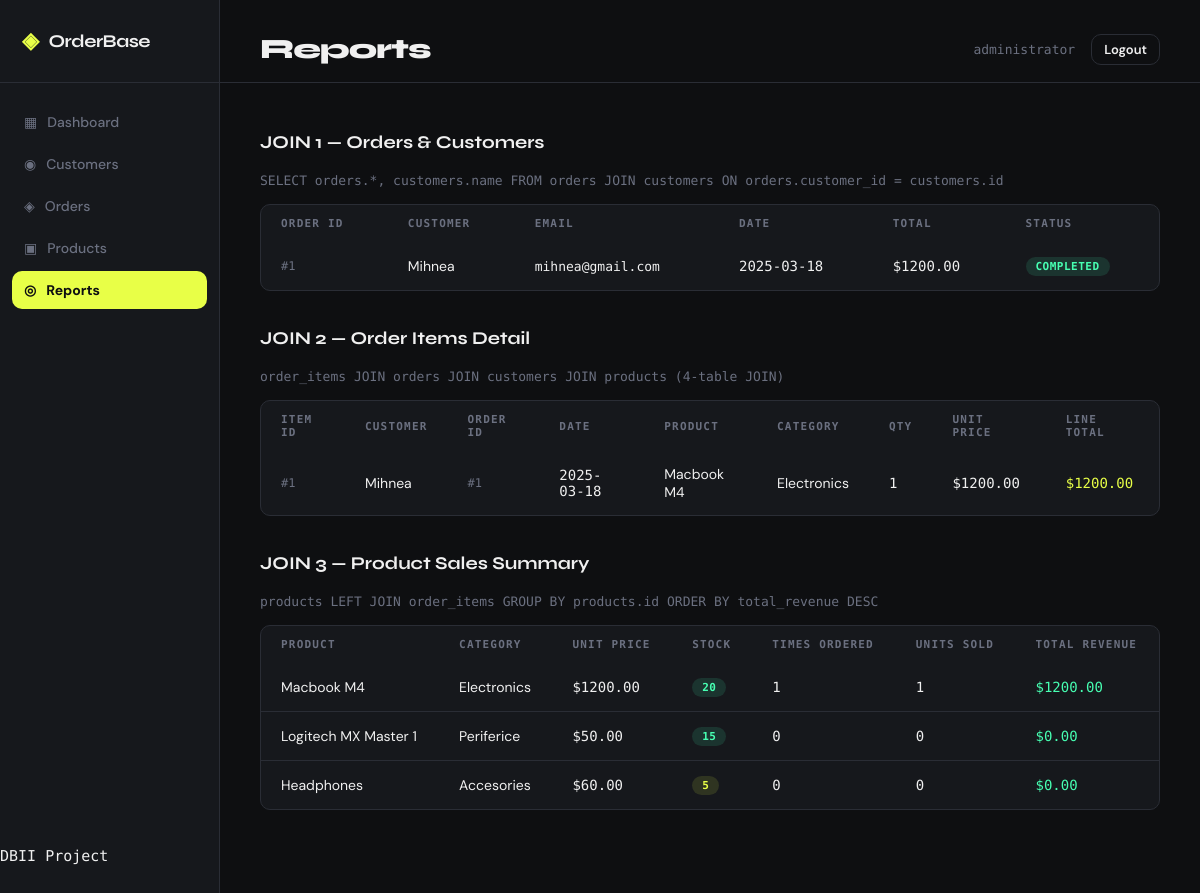
Screenshot of /reports (signed in) with the database file from the repository.
### models.py (models this page shows)
class User(db.Model, UserMixin):
    __tablename__ = 'users'
    id       = db.Column(db.Integer, primary_key=True)
    username = db.Column(db.String(80), unique=True, nullable=False)
    email    = db.Column(db.String(120), unique=True, nullable=False)
    password = db.Column(db.String(200), nullable=False)
    role     = db.Column(db.String(20), default='user')
    def is_admin(self):
        return self.role == 'admin'

class Order(db.Model):
    __tablename__ = 'orders'
    id          = db.Column(db.Integer, primary_key=True)
    customer_id = db.Column(db.Integer, db.ForeignKey('customers.id'), nullable=False)
    date        = db.Column(db.Date, nullable=False)
    total_price = db.Column(db.Float, nullable=False)
    status      = db.Column(db.String(50), default='pending')
    items       = db.relationship('OrderItem', backref='order', lazy=True, cascade='all, delete-orphan')

class Customer(db.Model):
    __tablename__ = 'customers'
    id    = db.Column(db.Integer, primary_key=True)
    name  = db.Column(db.String(100), nullable=False)
    email = db.Column(db.String(120), unique=True, nullable=False)
    phone = db.Column(db.String(20))
    orders = db.relationship('Order', backref='customer', lazy=True, cascade='all, delete-orphan')

class OrderItem(db.Model):
    __tablename__ = 'order_items'
    id         = db.Column(db.Integer, primary_key=True)
    order_id   = db.Column(db.Integer, db.ForeignKey('orders.id'), nullable=False)
    product_id = db.Column(db.Integer, db.ForeignKey('products.id'), nullable=False)
    quantity   = db.Column(db.Integer, nullable=False, default=1)
    unit_price = db.Column(db.Float, nullable=False)

class Product(db.Model):
    __tablename__ = 'products'
    id       = db.Column(db.Integer, primary_key=True)
    name     = db.Column(db.String(100), nullable=False)
    price    = db.Column(db.Float, nullable=False)
    stock    = db.Column(db.Integer, default=0)
    category = db.Column(db.String(50))
    order_items = db.relationship('OrderItem', backref='product', lazy=True)

### app.py (the view)
@app.route('/reports')
@login_required
@admin_required
def reports():
    orders_with_customers = db.session.execute(db.text('''
        SELECT
            orders.id          AS order_id,
            customers.name     AS customer_name,
            customers.email    AS customer_email,
            orders.date        AS order_date,
            orders.total_price AS total_price,
            orders.status      AS status
        FROM orders
        JOIN customers ON orders.customer_id = customers.id
        ORDER BY orders.id DESC
    ''')).fetchall()
    order_items_detail = db.session.execute(db.text('''
        SELECT
            order_items.id         AS item_id,
            customers.name         AS customer_name,
            orders.id              AS order_id,
            orders.date            AS order_date,
            products.name          AS product_name,
            products.category      AS category,
            order_items.quantity   AS quantity,
            order_items.unit_price AS unit_price,
            (order_items.quantity * order_items.unit_price) AS line_total
        FROM order_items
        JOIN orders    ON order_items.order_id   = orders.id
        JOIN customers ON orders.customer_id     = customers.id
        JOIN products  ON order_items.product_id = products.id
        ORDER BY orders.id DESC
    ''')).fetchall()
    product_sales = db.session.execute(db.text('''
        SELECT
            products.name                                          AS product_name,
            products.category                                      AS category,
            products.price                                         AS unit_price,
            products.stock                                         AS stock,
            COUNT(order_items.id)                                  AS times_ordered,
            COALESCE(SUM(order_items.quantity), 0)                 AS total_units_sold,
            COALESCE(SUM(order_items.quantity * order_items.unit_price), 0) AS total_revenue
        FROM products
        LEFT JOIN order_items ON order_items.product_id = products.id
        GROUP BY products.id
        ORDER BY total_revenue DESC
    ''')).fetchall()
    return render_template('reports.html',
                           orders_with_customers=orders_with_customers,
                           order_items_detail=order_items_detail,
                           product_sales=product_sales)

### app.py (called while the page is built)
@login_manager.user_loader
def load_user(user_id):
    return User.query.get(int(user_id))

def admin_required(f):
    @wraps(f)
    def decorated_function(*args, **kwargs):
        if not current_user.is_authenticated or not current_user.is_admin():
            flash('You need admin privileges to access this page.', 'error')
            return redirect(url_for('index'))
        return f(*args, **kwargs)
    return decorated_function

### templates/reports.html
{% extends 'base.html' %} {% block title %}Reports — OrderBase{% endblock %} {%
block page_title %}Reports{% endblock %} {% block content %}
<div class="section-header">
  <span class="section-title">JOIN 1 — Orders & Customers</span>
</div>
<p
  style="
    color: var(--muted);
    margin-bottom: 16px;
    font-size: 13px;
    font-family: var(--font-mono);
  ">
  SELECT orders.*, customers.name FROM orders JOIN customers ON
  orders.customer_id = customers.id
</p>
<div class="table-card" style="margin-bottom: 36px">
  <table>
    <thead>
      <tr>
        <th>Order ID</th>
        <th>Customer</th>
        <th>Email</th>
        <th>Date</th>
        <th>Total</th>
        <th>Status</th>
      </tr>
    </thead>
    <tbody>
      {% for row in orders_with_customers %}
      <tr>
        <td class="customer-id">#{{ row.order_id }}</td>
        <td>{{ row.customer_name }}</td>
        <td class="mono" style="font-size: 13px">{{ row.customer_email }}</td>
        <td class="mono">{{ row.order_date }}</td>
        <td class="price">${{ "%.2f"|format(row.total_price) }}</td>
        <td>
          <span class="badge badge-{{ row.status }}">{{ row.status }}</span>
        </td>
      </tr>
      {% else %}
      <tr class="empty-row">
        <td colspan="6">No data yet — add customers and orders first.</td>
      </tr>
      {% endfor %}
    </tbody>
  </table>
</div>
<div class="section-header">
  <span class="section-title">JOIN 2 — Order Items Detail</span>
</div>
<p
  style="
    color: var(--muted);
    margin-bottom: 16px;
    font-size: 13px;
    font-family: var(--font-mono);
  ">
  order_items JOIN orders JOIN customers JOIN products (4-table JOIN)
</p>
<div class="table-card" style="margin-bottom: 36px">
  <table>
    <thead>
      <tr>
        <th>Item ID</th>
        <th>Customer</th>
        <th>Order ID</th>
        <th>Date</th>
        <th>Product</th>
        <th>Category</th>
        <th>Qty</th>
        <th>Unit Price</th>
        <th>Line Total</th>
      </tr>
    </thead>
    <tbody>
      {% for row in order_items_detail %}
      <tr>
        <td class="customer-id">#{{ row.item_id }}</td>
        <td>{{ row.customer_name }}</td>
        <td class="customer-id">#{{ row.order_id }}</td>
        <td class="mono">{{ row.order_date }}</td>
        <td>{{ row.product_name }}</td>
        <td>{{ row.category or '—' }}</td>
        <td class="mono">{{ row.quantity }}</td>
        <td class="price">${{ "%.2f"|format(row.unit_price) }}</td>
        <td class="price" style="color: var(--accent)">
          ${{ "%.2f"|format(row.line_total) }}
        </td>
      </tr>
      {% else %}
      <tr class="empty-row">
        <td colspan="9">
          No order items yet — add orders with products first.
        </td>
      </tr>
      {% endfor %}
    </tbody>
  </table>
</div>
<div class="section-header">
  <span class="section-title">JOIN 3 — Product Sales Summary</span>
</div>
<p
  style="
    color: var(--muted);
    margin-bottom: 16px;
    font-size: 13px;
    font-family: var(--font-mono);
  ">
  products LEFT JOIN order_items GROUP BY products.id ORDER BY total_revenue
  DESC
</p>
<div class="table-card" style="margin-bottom: 36px">
  <table>
    <thead>
      <tr>
        <th>Product</th>
        <th>Category</th>
        <th>Unit Price</th>
        <th>Stock</th>
        <th>Times Ordered</th>
        <th>Units Sold</th>
        <th>Total Revenue</th>
      </tr>
    </thead>
    <tbody>
      {% for row in product_sales %}
      <tr>
        <td>{{ row.product_name }}</td>
        <td>{{ row.category or '—' }}</td>
        <td class="price">${{ "%.2f"|format(row.unit_price) }}</td>
        <td>
          <span
            class="badge {% if row.stock == 0 %}badge-cancelled {% elif row.stock < 10 %}badge-pending {% else %}badge-completed{% endif %}">
            {{ row.stock }}
          </span>
        </td>
        <td class="mono">{{ row.times_ordered }}</td>
        <td class="mono">{{ row.total_units_sold }}</td>
        <td class="price" style="color: var(--success)">
          ${{ "%.2f"|format(row.total_revenue) }}
        </td>
      </tr>
      {% else %}
      <tr class="empty-row">
        <td colspan="7">No products yet.</td>
      </tr>
      {% endfor %}
    </tbody>
  </table>
</div>
{% endblock %}

### templates/base.html (shortened to what this page needs)
<!doctype html>
<html lang="en">
  <head>
    <link
      rel="stylesheet"
      href="{{ url_for('static', filename='style.css') }}" />
  </head>
  <body>
    <div class="layout">
      <aside class="sidebar">
        <div class="brand">
          <span class="brand-icon">◈</span>
          <span class="brand-name">OrderBase</span>
        </div>
        <nav class="nav">
          <a
            href="{{ url_for('index') }}"
            class="nav-item {% if request.endpoint == 'index' %}active{% endif %}">
            <span class="nav-icon">▦</span> Dashboard
          </a>
          <a
            href="{{ url_for('customers') }}"
            class="nav-item {% if 'customer' in request.endpoint %}active{% endif %}">
            <span class="nav-icon">◉</span> Customers
          </a>
          <a
            href="{{ url_for('orders') }}"
            class="nav-item {% if request.endpoint in ['orders', 'new_order', 'edit_order', 'delete_order'] %}active{% endif %}">
            <span class="nav-icon">◈</span> Orders
          </a>
          {% if current_user.is_authenticated and current_user.is_admin() %}
          <a
            href="{{ url_for('products') }}"
            class="nav-item {% if 'product' in request.endpoint %}active{% endif %}">
            <span class="nav-icon">▣</span> Products
          </a>
          <a
            href="{{ url_for('reports') }}"
            class="nav-item {% if request.endpoint == 'reports' %}active{% endif %}">
            <span class="nav-icon">◎</span> Reports
          </a>
          {% endif %}
        </nav>
        <div class="sidebar-footer">
          <span class="mono">DBII Project</span>
        </div>
      </aside>
      <main class="main">
        <div class="topbar">
          <h1 class="page-title">
            {% block page_title %}Dashboard{% endblock %}
          </h1>
          <div class="topbar-user">
            {% if current_user.is_authenticated %}
            <span class="user-email">{{ current_user.username }}</span>
            <form
              method="POST"
              action="{{ url_for('logout') }}"
              style="display: inline">
              <button type="submit" class="btn btn-ghost btn-small">
                Logout
              </button>
            </form>
            {% else %}
            <a href="{{ url_for('login') }}" class="btn btn-ghost btn-small"
              >Login</a
            >
            {% endif %}
          </div>
        </div>
        <div class="content">{% block content %}{% endblock %}</div>
      </main>
    </div>
  </body>
</html>

### static/style.css (style rules this page uses)
*, *::before, *::after { box-sizing: border-box; margin: 0; padding: 0; }
:root { --bg: #0e0f11; --surface: #16181c; --surface2: #1e2128; --border: #2a2d35; --accent: #e8ff47; --accent2: #47c8ff; --danger: #ff4d6d; --success: #47ffb2; --info: #47c8ff; --text: #f0f0f0; --muted: #6b7080; --sidebar-w: 220px; --radius: 10px; --font-head: "Syne", sans-serif; --font-body: "DM Sans", sans-serif; --font-mono: "DM Mono", monospace; }
body { background: var(--bg); color: var(--text); font-family: var(--font-body); font-size: 15px; min-height: 100vh; }
.layout { display: flex; min-height: 100vh; }
.sidebar { width: var(--sidebar-w); background: var(--surface); border-right: 1px solid var(--border); display: flex; flex-direction: column; padding: 28px 0; position: fixed; top: 0; left: 0; bottom: 0; }
.brand { display: flex; align-items: center; gap: 10px; padding: 0 22px 28px; border-bottom: 1px solid var(--border); font-family: var(--font-head); font-weight: 700; font-size: 18px; letter-spacing: -0.5px; }
.brand-icon { color: var(--accent); font-size: 22px; }
.nav { padding: 20px 12px; display: flex; flex-direction: column; gap: 4px; flex: 1; }
.nav-item { display: flex; align-items: center; gap: 10px; padding: 10px 12px; border-radius: var(--radius); color: var(--muted); text-decoration: none; font-weight: 500; font-size: 14px; transition: all 0.15s; }
.nav-item.active { background: var(--accent); color: #0e0f11; font-weight: 700; }
.nav-item.active .nav-icon { color: #0e0f11; }
.main { margin-left: var(--sidebar-w); flex: 1; display: flex; flex-direction: column; min-height: 100vh; }
.topbar { padding: 32px 40px 16px; display: flex; justify-content: space-between; align-items: center; gap: 20px; border-bottom: 1px solid var(--border); margin-bottom: 20px; }
.page-title { font-family: var(--font-head); font-weight: 800; font-size: 28px; letter-spacing: -1px; flex: 1; }
.content { padding: 28px 40px 48px; }
.table-card { background: var(--surface); border: 1px solid var(--border); border-radius: var(--radius); overflow: hidden; }
table { width: 100%; border-collapse: collapse; }
th { padding: 12px 20px; text-align: left; font-size: 11px; font-weight: 600; letter-spacing: 1.2px; text-transform: uppercase; color: var(--muted); font-family: var(--font-mono); }
td { padding: 14px 20px; font-size: 14px; border-bottom: 1px solid var(--border); }
tbody tr:last-child td { border-bottom: none; }
.badge { display: inline-block; padding: 3px 10px; border-radius: 20px; font-size: 11px; font-weight: 600; font-family: var(--font-mono); letter-spacing: 0.5px; text-transform: uppercase; }
.badge-pending { background: rgba(232, 255, 71, 0.12); color: var(--accent); }
.badge-completed { background: rgba(71, 255, 178, 0.12); color: var(--success); }
.btn { display: inline-flex; align-items: center; gap: 6px; padding: 9px 18px; border-radius: var(--radius); font-size: 13px; font-weight: 600; cursor: pointer; border: none; text-decoration: none; transition: all 0.15s; font-family: var(--font-body); }
.btn-ghost { background: transparent; color: var(--text); border: 1px solid var(--border); }
.section-header { display: flex; justify-content: space-between; align-items: center; margin-bottom: 20px; }
.section-title { font-family: var(--font-head); font-size: 18px; font-weight: 700; }
.customer-id { font-family: var(--font-mono); font-size: 12px; color: var(--muted); }
.price { font-family: var(--font-mono); font-weight: 500; }
.mono { font-family: var(--font-mono); }
a { color: var(--accent2); text-decoration: none; }
.topbar-user { display: flex; align-items: center; gap: 16px; white-space: nowrap; }
.user-email { font-size: 13px; color: var(--muted); font-family: var(--font-mono); }
.btn-small { padding: 6px 12px; font-size: 13px; }

### rows the page displays
User: username "administrator"
Order: order_id "1", customer_name "Mihnea", customer_email "mihnea@gmail.com", order_date "2025-03-18", total_price "1200.00", status "COMPLETED"
OrderItem: item_id "1", customer_name "Mihnea", order_id "1", order_date "2025-03-18", product_name "Macbook M4", category "Electronics", quantity "1", unit_price "1200.00", line_total "1200.00"
Product: product_name "Macbook M4", category "Electronics", unit_price "1200.00", stock "20", times_ordered "1", total_units_sold "1", total_revenue "1200.00"
Product: product_name "Logitech MX Master 1", category "Periferice", unit_price "50.00", stock "15", times_ordered "0", total_units_sold "0", total_revenue "0.00"
Product: product_name "Headphones", category "Accesories", unit_price "60.00", stock "5", times_ordered "0", total_units_sold "0", total_revenue "0.00"
